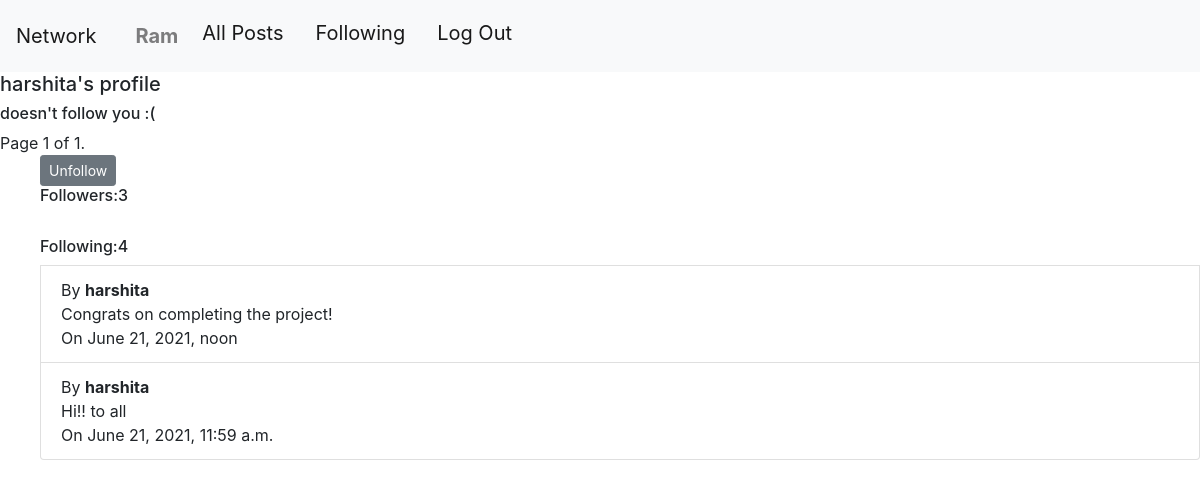
The app's page /profile/6 (signed in) with its own data.
### network/models.py (models this page shows, shortened)
class User(AbstractUser):
    pass

class UserProfile(models.Model):
    user = models.OneToOneField(User, on_delete = models.CASCADE, related_name="profile")
    followers = models.ManyToManyField(User, related_name="following",null = True)
    bio = models.CharField(max_length = 200, blank = True)
    def __str__(self):
        return f"{self.user}"

class Post(models.Model):
    user = models.ForeignKey(User,on_delete = models.CASCADE, related_name = "posts")
    data = models.TextField(null = True)
    time = models.DateTimeField()
    likers = models.ManyToManyField(User, related_name = "liked_posts")

### network/views.py (the view)
# urls.py: path("profile/<int:pid>", views.profile, name="profile"),
def profile(request,pid):
    userobj = User.objects.get(pk=pid)
    userprofile = userobj.profile
    posts = userobj.posts.all()
    thisuserobj = User.objects.get(pk=request.user.id)
    thisuserprofile = thisuserobj.profile
    if userobj in thisuserprofile.followers.all():
        follows_you = "follows you!"
    else:
        follows_you = "doesn't follow you :("
    followers = userprofile.followers.all()
    following = userobj.following.all()
    if thisuserobj in userprofile.followers.all():
        show_follow_button = 0
    else:
        show_follow_button = 1
    following = userobj.following.all()
    person_profile = userobj.profile
    posts = posts.order_by('-pk')
    paginator = Paginator(posts, 10)
    if request.GET.get("page") != None:
        try:
            entries = paginator.page(request.GET.get("page")).object_list
            page_obj = paginator.get_page(request.GET.get("page"))
            print(page_obj)
        except:
            entries = paginator.page(1).object_list
            page_obj = paginator.get_page(1)
    else:
        entries = paginator.page(1).object_list
        page_obj = paginator.get_page(1)
    ids = entries.values_list('pk',flat = True)
    ids = list(ids)
    ids.sort()
    ids.reverse()
    print(page_obj)
    return render(request, 'network/profile.html',{
        "posts":entries,
         "nfollowing": following.count(),
        "nfollowers": followers.count(),
        "follows":follows_you,
        "person_profile": person_profile,
        "show_follow_button":show_follow_button,
        "puser":person_profile.user,
        "person_id":userobj.id,
        "page_obj":page_obj
        })

### network/templates/network/profile.html (shortened to what this page needs)
{% extends "network/layout.html" %}
{% load static %}
{% block body %}
    <h5>{{person_profile}}'s profile</h5>
    {% if person_id != request.user.id %}
    <h6>{{follows}}</h6>
    {% endif %}
    <div class="pagination">
        <span class="step-links">
            <span class="current">
                Page {{ page_obj.number }} of {{ page_obj.paginator.num_pages }}.
            </span>
        </span>
      </div>
    <ul>
    {% if person_id != request.user.id %}
        {% if show_follow_button == 1 %}
           <div style="display:block;" id = "first">
            <form id="follow">
                {% csrf_token %}
                <input type="hidden" id="puser_id" name="puser_id" value="{{puser.id}}">
                <input type="hidden" id="followers" name="followers" value="{{nfollowers}}">
                <input type="submit" value=" Follow  " class="btn btn-primary btn-sm">
            </form>
           </div>
          <div style="display:none;" id = "second">
            <form id="unfollow">
                {% csrf_token %}
                <input type="hidden" id="custId" name="Follow_unfollow" value="unfollow">
                <input type="submit" value="Unfollow" class="btn btn-secondary btn-sm">
            </form>
          </div>
        {% else %}
          <div style="display:block;" id = "second">
            <form id="unfollow">
                <input type="submit" value="Unfollow" class="btn btn-secondary btn-sm">
            </form>
          </div>
        {% endif %}
    {% endif %}
    <h6 id="nfollowers">Followers:{{nfollowers}}</h6><br>
    <h6 id="nfollowing">Following:{{nfollowing}}</h6>
    {% for post in posts %}
    <li class="list-group-item">
        {% if request.user.id == post.user.id %}
        By <strong>you</strong><br>
        {% else %}
            By <strong>{{post.user}}</strong><br>
        {% endif %}
        {{post.data}}<br>
        On {{post.time}}
    </li>
    {% endfor %}
</ul>
{% endblock %}

### network/templates/network/layout.html (shortened to what this page needs)
{% load static %}
<!DOCTYPE html>
<html lang="en">
    <head>
        <link rel="stylesheet" href="https://stackpath.bootstrapcdn.com/bootstrap/4.4.1/css/bootstrap.min.css">
        <link href="{% static 'network/styles.css' %}" rel="stylesheet">
        <link rel="stylesheet" href="path/to/font-awesome/css/font-awesome.min.css">
    </head>
    <body>
        <nav class="navbar navbar-expand-lg navbar-light bg-light">
            <a class="navbar-brand" href="#">Network</a>
            <div class="container-fluid">
              <ul class="navbar-nav me-auto mb-2 mb-lg-0">
                {% if user.is_authenticated %}
                    <li class="navbar-brand">
                        <a class="nav-link" href="{% url 'profile' user.id %}"><strong>{{ user.username }}</strong></a>
                    </li>
                {% endif %}
                <li class="navbar-brand">
                  <a class="navbar-brand" href="{% url 'index' %}">All Posts</a>
                </li>
                {% if user.is_authenticated %}
                    <li class="navbar-brand">
                        <a class="navbar-brand" href="{% url 'following_post' %}">Following</a>
                    </li>
                    <li class="navbar-brand">
                        <a class="navbar-brand" href="{% url 'logout' %}">Log Out</a>
                    </li>
                {% endif %}
              </ul>
            </div>
          </nav>
        <div class="body">
            {% block body %}
            {% endblock %}
        </div>
    </body>
</html>

### records on screen
User: username "Ram"
UserProfile: user.username "harshita"
Post: user "harshita", data "Congrats on completing the project!", time "June 21, 2021, noon"
Post: user "harshita", data "Hi!! to all", time "June 21, 2021, 11:59 a.m."

### other values on screen
{{ follows }} "doesn't follow you :("
{{ page_obj.number }} "1"
{{ page_obj.paginator.num_pages }} "1"
{{ nfollowers }} "3"
{{ nfollowing }} "4"
